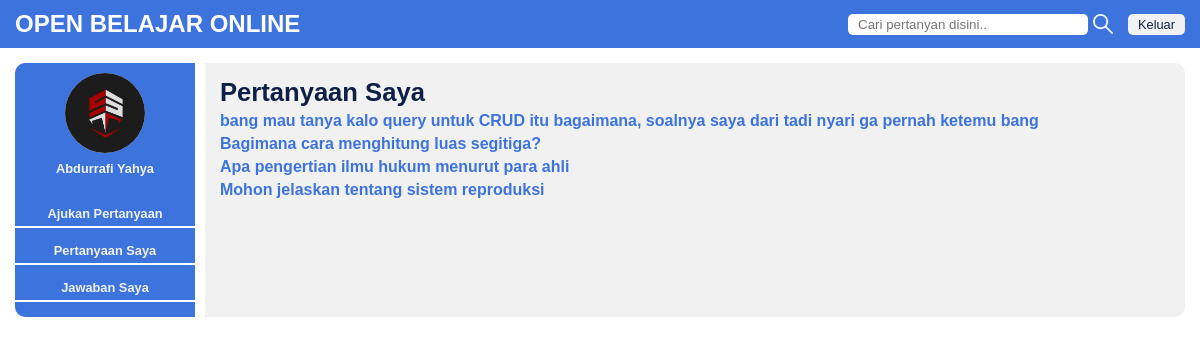
The app's page /home/pertanyaanku.php (signed in) with its own data.
### tables this page shows
CREATE TABLE IF NOT EXISTS `pengguna` (
  `id_pengguna` int(11) NOT NULL AUTO_INCREMENT,
  `nama_lengkap` varchar(50) NOT NULL,
  `nama_pengguna` varchar(50) NOT NULL,
  `email` varchar(50) NOT NULL,
  `kata_sandi` varchar(50) NOT NULL,
  `peran` enum('pengguna','admin') NOT NULL,
  `jenjang_pendidikan` enum('sd','smp','sma','kuliah','lainnya') NOT NULL,
  `fotoprofil` text NOT NULL,
  PRIMARY KEY (`id_pengguna`)
);

CREATE TABLE IF NOT EXISTS `pertanyaan` (
  `id_pertanyaan` int(11) NOT NULL AUTO_INCREMENT,
  `id_pengguna` int(11) NOT NULL,
  `id_kategori` int(11) NOT NULL,
  `status` enum('belum','terjawab') NOT NULL,
  `isi_pertanyaan` text NOT NULL,
  `waktu` timestamp NOT NULL DEFAULT CURRENT_TIMESTAMP ON UPDATE CURRENT_TIMESTAMP,
  PRIMARY KEY (`id_pertanyaan`)
);

### home/pertanyaanku.php (the view)
<!DOCTYPE html>
<html lang="en">
<head>
	<?php
	include '../includes/head.php';
	?>
</head>
<body>
	<?php include '../includes/navbar.php'; ?>
	<div class="container">
		<?php include '../includes/menu.php'; ?>
		<div class="content">
			<div class="pertanyaan">
			<h1>Pertanyaan Saya</h1>
			<?php
				$id_pengguna = $_SESSION['id_pengguna'];
				$query = mysqli_query($db,"SELECT * FROM pertanyaan where id_pengguna = '$id_pengguna' ");
				$jumlah = mysqli_num_rows($query);
				if ($jumlah > 0) {
					while ($row = mysqli_fetch_array($query)) {
				 ?>
				<h2><a href="pertanyaan.php?id=<?php echo $row['id_pertanyaan']; ?>"><?php echo $row['isi_pertanyaan']; ?></a></h2>
				<?php }
					}else{
						echo "Anda belum membuat pertanyaan";
				   } ?>
			</div>
		</div>
	</div>
</body>
</html>

### includes/menu.php
<div class="menu">
			<div class="menu-head">
				<?php
				$query = mysqli_query($db, "SELECT * FROM pengguna WHERE id_pengguna='$_SESSION[id_pengguna]' ");
				while($row=mysqli_fetch_array($query)) {?>
				<img src="<?php echo '../images/'.$row['fotoprofil'] ?>">
				<label><a href="../home/pengguna.php?id=<?php echo $row['id_pengguna'] ?>"><?php echo $row['nama_lengkap'] ?></a></label>
			</div>
			<?php
			if($row['peran']=='admin'){
			 ?>
			 <ul>
				<li><a href="../home/lihat_pertanyaan.php">Lihat Pertanyaan</a></li>
				<li><a href="../home/lihat_pengguna.php">Lihat Pengguna</a></li>
				<li><a href="../home/kategori.php">Tambah Kategori</a></li>
			</ul>
			<?php }else{?>
				<ul>
				<li><a href="../home/buat_pertanyaan.php">Ajukan Pertanyaan</a></li>
				<li><a href="../home/pertanyaanku.php">Pertanyaan Saya</a></li>
				<li><a href="../home/jawabanku.php">Jawaban Saya</a></li>
			</ul>
			<?php
			}
			 } ?>
		</div>

### includes/main.css (style rules this page uses)
* { margin: 0; padding: 0; box-sizing: border-box; }
body { font-family: 'arial', sans-serif; font-size: 0.8rem; color: #0e2045; }
a { text-decoration: none; color: #3d73dd; }
.container { display: flex; margin: 15px; }
.menu { background-color: #3d73dd; width: 180px; border-radius: 10px 0 0 10px; text-align: center; font-weight: bold; }
.menu-head { margin: 10px 0; margin-bottom: 30px; text-align: center; color: #f1f1f1; }
.menu-head img { border-radius: 50%; height: 80px; width: 80px; background-color: #f1f1f1; }
.menu a { color: #f1f1f1; }
.menu ul { list-style: none; }
.menu li { margin: 15px 0px; padding-bottom: 5px; border-bottom: 2px solid white; }
.content { background-color: #f1f1f1; border-radius: 0 10px 10px 0; flex-grow: 1; margin-left: 10px; padding: 15px; }
.content h1,h2,h3 { margin-bottom: 5px; }
label { display: block; margin: 5px 0; }
.pertanyaan h2 { font-size: 1rem; }

### records on screen
pengguna: fotoprofil (picture), nama_lengkap "Abdurrafi Yahya", peran "Ajukan Pertanyaan"
pertanyaan: isi_pertanyaan "bang mau tanya kalo query untuk CRUD itu bagaimana, soalnya saya dari tadi nyari ga pernah ketemu bang"
pertanyaan: isi_pertanyaan "Bagimana cara menghitung luas segitiga?"
pertanyaan: isi_pertanyaan "Apa pengertian ilmu hukum menurut para ahli"
pertanyaan: isi_pertanyaan "Mohon jelaskan tentang sistem reproduksi"
